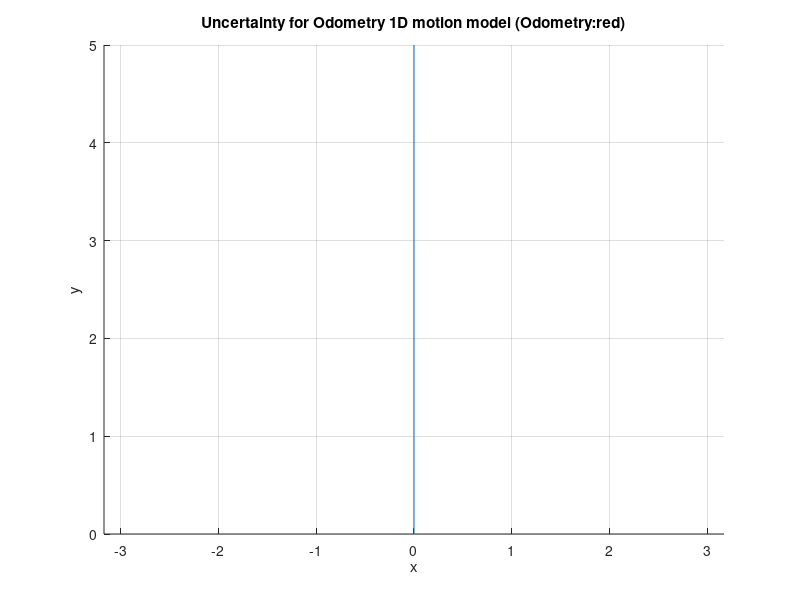

The MATLAB script that drew this image: (Note: this script raises an error after producing the figure.)
%This code is based on the AckermannPredict.m and EKFSLAM files from Paul Newman
%and code by Peter Corke
%Example for the odometry motion model
%(c) Cipriano Galindo, Oct. 2013

clear all;
close all;


nSteps = 20;%length of run

SigmaX = 0.15; % sigma of the motion error in X

x = [0;0;0]; % initial pose
pose_sigma=0; %% initially we are sure where we are.
xtrue = x; % at the very beginning xtrue and odometry coincide
odometry=x;

Q = SigmaX^2;

%-------- Set up graphics -----------%
figure(1);hold on;axis equal;grid on;

xlabel('x');ylabel('y');
title('Uncertainty for Odometry 1D motion model (Odometry:red)');

%-------- Main loop -----------%

xTrueLast=x;   %%x_(t-1)
xnext = zeros(3,1); %some initializations
u=zeros(3,1);
len=100;
inc_x=1;
k=1;

grid on;
plot_heigth=5;
if (pose_sigma==0) 
    h1=line([0 0],[0 plot_heigth]);
end
    
while (k<nSteps)

    u(1)=inc_x;
    u(2)=0;
    u(3)=0;
    
    odometry = tcomp(odometry,u);       

    %including noise to model the ground truth position
    %noise based on the matrix Q (covariance matrix of the movement)
    noise = [sqrt(Q)*randn(1,1); 0; 0];
    
    %composing the control action with the noise:
    unoise=tcomp(u,noise);
    xTrueNow=tcomp(xTrueLast, unoise);
    plot(xTrueNow(1),xTrueNow(2),'b.');     
    xTrueLast=xTrueNow;
    %updating the uncertainty of the pose as convolution of gaussians
    pose_sigma=pose_sigma+sqrt(Q);
    pose_mu=odometry;
    %drawing
    h2=plot_gauss(pose_mu(1),pose_sigma,10+pose_mu(1),0.1);
    axis([-2 nSteps -2 plot_heigth])
    
    r=drawrobot(xTrueNow,'b');
    r1=drawrobot(odometry,'r');
    plot(odometry(1),0,'ro');
    
    k=k+1;
    pause;
    if (~isempty(r)) delete(r);end;
    if (~isempty(r1)) delete(r1);end;
    if (~isempty(h1)) delete(h1);h1=h2;end;
    
end
